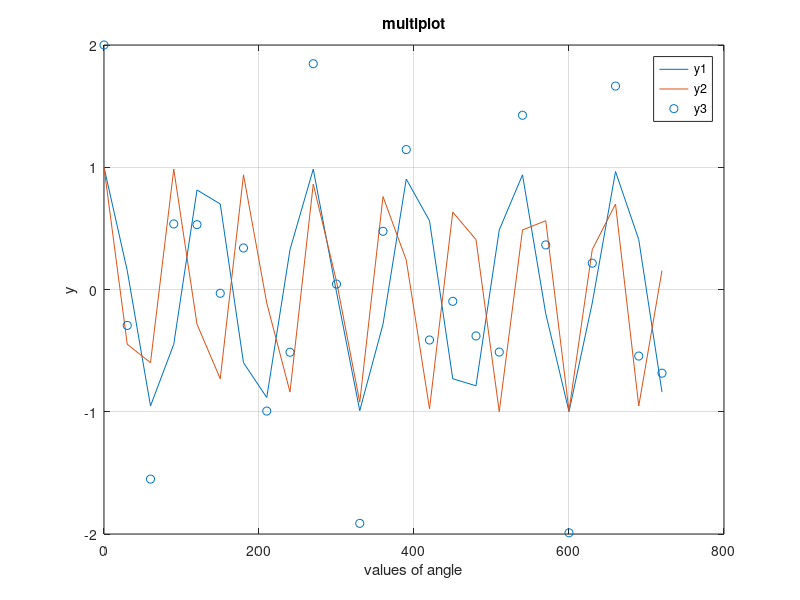

This figure's MATLAB source:
clear All
clc
close all
t=0:30:720;
y1=cos(t);
y2=cos(3*t);
plot(t,y1,t,y2);
hold on
y3=cos(t)+cos(3*t);
scatter(t,y3)
xlabel('values of angle');
ylabel('y');
title('multiplot');
grid on
legend('y1','y2','y3')
